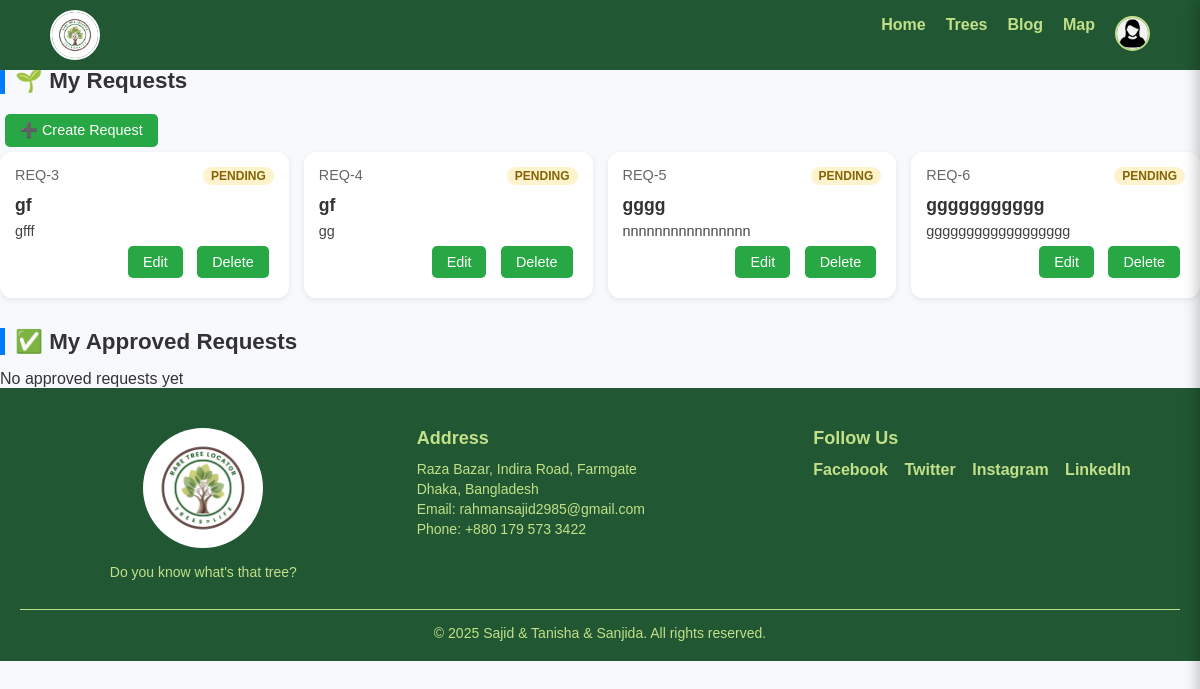
The page /dashboard/ (signed in) on the database as committed earlier.
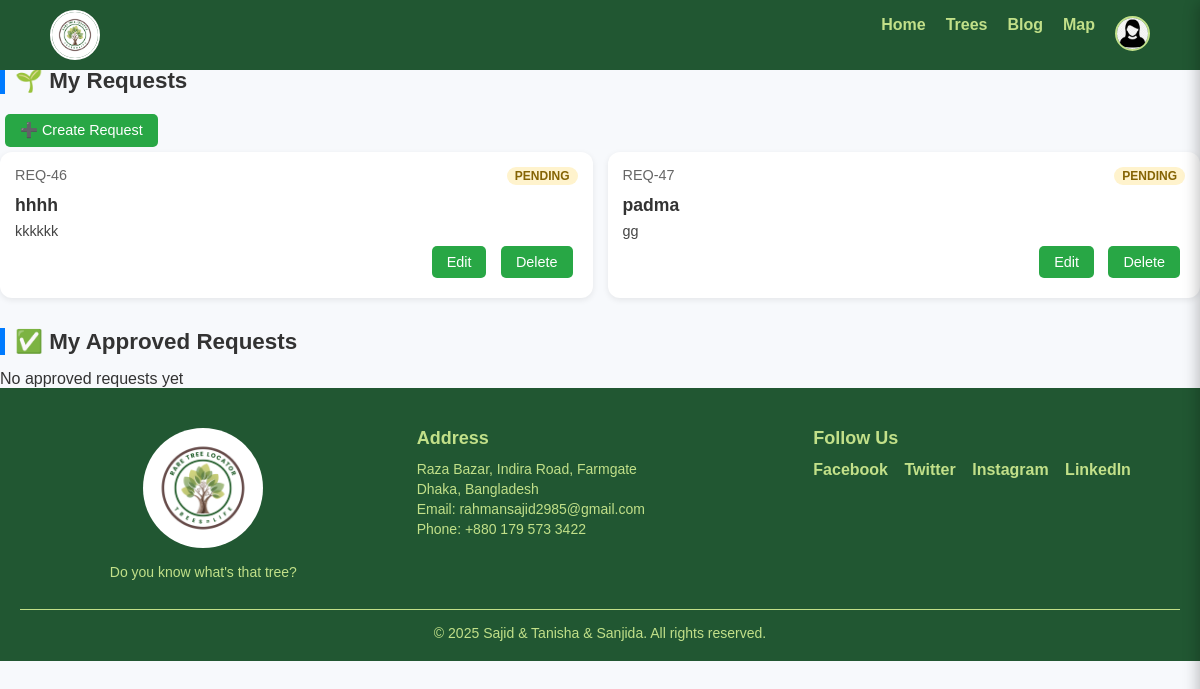
The same page on the database as committed later.
### MyApp/models.py (models this page shows, shortened)
class User(AbstractUser):
    USER_TYPES = [
        ('common', 'Common User'),
        ('contributor', 'Contributor'),
    ]
    user_type = models.CharField(max_length=20, choices=USER_TYPES, default='common')
    profession = models.CharField(max_length=100, blank=True, null=True)

class Profile(models.Model):
    user = models.OneToOneField(User, on_delete=models.CASCADE)
    profile_pic = models.ImageField(
    upload_to="profile_pics/",
    default="profile_pics/default_profile.png"
)
    profession = models.CharField(max_length=100, blank=True, null=True)
    bio = models.TextField(blank=True, null=True)
    phone = models.CharField(max_length=30, blank=True, null=True)
    linkedin = models.URLField(blank=True, null=True)
    instagram = models.CharField(max_length=100, blank=True, null=True)
    twitter = models.CharField(max_length=100, blank=True, null=True)
    personal_website = models.URLField(blank=True, null=True)
    joined_date = models.DateTimeField(default=timezone.now)  # no auto_now_add for now

### TreeApp/models.py (models this page shows, shortened)
class TreeRequest(models.Model):
    STATUS_CHOICES = [
        ("pending", "Pending"),
        ("answered", "Answered"),
    ]
    requester = models.ForeignKey(
        settings.AUTH_USER_MODEL,
        on_delete=models.CASCADE,
        related_name="tree_requests"
    )
    title = models.CharField(max_length=255)  # short summary e.g. "Unknown Flowering Tree"
    description = models.TextField()
    location = models.CharField(max_length=255, blank=True, null=True)
    created_at = models.DateTimeField(default=timezone.now)
    status = models.CharField(max_length=20, choices=STATUS_CHOICES, default="pending")

### TreeApp/views.py (the view)
# urls.py: path("dashboard/", treeapp_views.dashboard, name="dashboard"),#user dashboard view
@login_required
def dashboard(request):
    context = {}
    if request.user.user_type == "common":
        context["my_requests"] = TreeRequest.objects.filter(requester=request.user, status="pending")
        context["my_approved"] = TreeRequest.objects.filter(requester=request.user, status="answered")
    elif request.user.user_type == "contributor":
        context["all_requests"] = TreeRequest.objects.filter(status="pending")
        context["my_answers"] = TreeAnswer.objects.filter(contributor=request.user)
    return render(request, "Request/dashboard.html", context)

### templates/Request/dashboard.html (shortened to what this page needs)
{% load static %}
<!DOCTYPE html>
<html lang="en">
<head>
    <link rel="stylesheet" href="{% static 'css/Request/dashboard.css' %}">
</head>
<body>
    {% include "Common/header.html" %}
    <div class="dashboard-container">
        <h1>Welcome, {{ request.user.username }}!</h1>
        {% if request.user.user_type == "common" %}
        <h2>🌱 My Requests</h2>
        <button class="btn create-request-btn" id="openCreateModal">➕ Create Request</button>
        <div class="card-list">
            {% for req in my_requests %}
            <div class="card">
                <div class="card-header">
                    <span class="req-id">REQ-{{ req.id }}</span>
                    <span class="status pending">Pending</span>
                </div>
                <div class="card-body">
                    <h3>{{ req.title }}</h3>
                    <p>{{ req.description|truncatechars:120 }}</p>
                </div>
                <div class="card-footer">
                    <button class="btn edit-request-btn" data-id="{{ req.id }}" data-title="{{ req.title }}"
                        data-description="{{ req.description }}" data-location="{{ req.location }}">Edit</button>
                    <button class="btn delete-request-btn" data-id="{{ req.id }}">Delete</button>
                </div>
            </div>
            {% empty %}
            <p>No pending requests</p>
            {% endfor %}
        </div>
        <h2>✅ My Approved Requests</h2>
        <div class="card-list">
            {% for req in my_approved %}
            <div class="card">
                <div class="card-header">
                    <span class="req-id">REQ-{{ req.id }}</span>
                    <span class="status answered">Answered</span>
                </div>
                <div class="card-body">
                    <h3>{{ req.title }}</h3>
                    <p><b>Answer:</b> {{ req.answer.answer_text|truncatechars:120 }}</p>
                </div>
            </div>
            {% empty %}
            <p>No approved requests yet</p>
            {% endfor %}
        </div>
        {% endif %}
    </div>
    {% include "Common/footer.html" %}
</body>
</html>

### templates/Common/header.html (shortened to what this page needs)
{% load static %}
<!DOCTYPE html>
<html lang="en">
<head>
    <link rel="stylesheet" href="{% static 'CSS/common/header.css' %}">
</head>
<body>
    <header>
        <div class="logo">
            <img src="{% static 'images/logo.png' %}" alt="Logo">
        </div>
        <nav>
            <ul class="nav-links">
                <li>
                    <a href="{% url 'HomePage' %}"
                        class="{% if request.resolver_match.url_name == 'HomePage' %}active{% endif %}">
                        Home
                    </a>
                </li>
                <li class="dropdown">
                    <a href="{% url 'TreeProfiles' %}" class="dropdown-toggle
                        {% if request.resolver_match.url_name == 'TreeProfiles' or request.resolver_match.url_name == 'create_tree' or request.resolver_match.url_name == 'my_trees' %} active {% endif %}">
                        Trees
                    </a>
                </li>
                <li class="dropdown">
                    <a href="{% url 'blog_list' %}" class="dropdown-toggle
                        {% if request.resolver_match.url_name == 'blog_list' or request.resolver_match.url_name == 'add_blog' or request.resolver_match.url_name == 'my_posts' %} active {% endif %}">
                        Blog
                    </a>
                </li>
                <li>
                    <a href="#" class="{% if request.resolver_match.url_name == 'map_page' %}active{% endif %}">
                        Map
                    </a>
                </li>
                {% if user.is_authenticated %}
                <li class="profile-menu">
                    <img src="{% if user.profile.profile_pic %}{{ user.profile.profile_pic.url }}{% else %}{% static 'images/default_profile.png' %}{% endif %}"
                        alt="Profile" class="profile-pic" id="profile-icon">
                </li>
                {% else %}
                <li><a href="{% url 'login' %}">Log In</a></li>
                {% endif %}
            </ul>
        </nav>
    </header>
</body>
</html>

### templates/Common/footer.html (shortened to what this page needs)
{% load static %}
<!DOCTYPE html>
<html lang="en">
<head>
  <link rel="stylesheet" href="{% static 'css/common/footer.css' %}">
</head>
<body>
<footer class="footer">
  <div class="footer-container">
    <div class="footer-section logo-section">
  <img src="{% static 'images/logo.png' %}" alt="Logo" class="footer-logo">
  <p>Do you know what's that tree?</p>
</div>
    <div class="footer-section">
      <h3>Address</h3>
      <p>Raza Bazar, Indira Road, Farmgate</p>
      <p>Dhaka, Bangladesh</p>
      <p>Email: rahmansajid2985@gmail.com</p>
      <p>Phone: +880 179 573 3422</p>
    </div>
    <div class="footer-section">
      <h3>Follow Us</h3>
      <div class="social-links">
        <a href="#" target="_blank">Facebook</a>
        <a href="#" target="_blank">Twitter</a>
        <a href="#" target="_blank">Instagram</a>
        <a href="#" target="_blank">LinkedIn</a>
      </div>
    </div>
  </div>
  <div class="footer-bottom">
    <p>© <span id="year"></span> Sajid & Tanisha & Sanjida. All rights reserved.</p>
  </div>
</footer>
</body>
</html>

### static/CSS/Request/dashboard.css (style rules this page uses)
body { font-family: "Inter", sans-serif; background: #f7f9fc; margin: 0; padding: 20px; color: #333; }
.dashboard-container { max-width: 1200px; margin: 0 auto; }
h1 { font-size: 2rem; margin-bottom: 20px; }
h2 { margin: 30px 0 15px; font-size: 1.4rem; border-left: 5px solid #007bff; padding-left: 10px; }
.card-list { display: grid; grid-template-columns: repeat(auto-fit, minmax(280px, 1fr)); gap: 15px; }
.card { background: white; border-radius: 12px; box-shadow: 0 2px 6px rgba(0, 0, 0, 0.08); padding: 15px; display: flex; flex-direction: column; transition: transform 0.2s ease, box-shadow 0.2s ease; }
.card-header { display: flex; justify-content: space-between; margin-bottom: 10px; font-size: 0.9rem; color: #666; }
.status { padding: 2px 8px; border-radius: 12px; font-size: 0.75rem; font-weight: bold; text-transform: uppercase; }
.status.pending { background: #fff3cd; color: #856404; }
.card-body h3 { margin: 0 0 5px; font-size: 1.1rem; }
.card-body p { font-size: 0.9rem; line-height: 1.4; color: #444; }
.card-footer { margin-top: auto; text-align: right; }
.btn { background: #007bff; color: white; border: none; padding: 6px 12px; border-radius: 8px; cursor: pointer; font-size: 0.9rem; transition: background 0.2s; text-decoration: none; display: inline-block; }
.create-request-btn { display: inline-block; margin-bottom: 15px; padding: 10px 20px; background: #28a745; color: white; border-radius: 5px; text-decoration: none; }
.btn { padding: 8px 15px; margin: 5px; background: #28a745; color: white; border: none; border-radius: 5px; }

### static/CSS/common/header.css (style rules this page uses)
* { margin: 0; padding: 0; box-sizing: border-box; }
body { font-family: Arial, sans-serif; min-height: 100vh; margin: 0; padding: 0; }
header { display: flex; justify-content: space-between; align-items: center; padding: 10px 50px; background-color: #215732; position: fixed; top: 0; left: 0; width: 100%; z-index: 1000; transition: top 0.3s ease-in-out, box-shadow 0.3s ease-in-out; }
.logo { display: flex; align-items: center; gap: 10px; }
.logo img { width: 50px; height: 50px; border-radius: 50%; object-fit: cover; border: 2px solid white; }
.nav-links { list-style: none; display: flex; gap: 20px; }
.nav-links li { position: relative; }
.nav-links li a { text-decoration: none; color: #c2e089; font-weight: bold; display: block; transition: color 0.3s ease-in-out; }
.dropdown { position: relative; }
.profile-pic { width: 35px; height: 35px; border-radius: 50%; object-fit: cover; border: 2px solid #c2e089; cursor: pointer; }

### static/CSS/common/footer.css (style rules this page uses)
.footer { background: #215732; color: #c2e089; padding: 40px 20px 20px; font-family: Arial, sans-serif; }
.footer-container { display: grid; grid-template-columns: repeat(auto-fit, minmax(250px, 1fr)); gap: 30px; max-width: 1200px; margin: 0 auto; align-items: start; }
.footer-section h3 { color: #c2e089; margin-bottom: 12px; font-size: 18px; }
.logo-section { display: flex; flex-direction: column; align-items: center; justify-content: center; text-align: center; }
.footer-logo { width: 120px; height: 120px; border-radius: 50%; object-fit: cover; display: block; margin-bottom: 12px; }
.logo-section p { margin: 0; font-size: 14px; }
.footer-section p { margin: 4px 0; font-size: 14px; }
.social-links a { display: inline-block; margin-right: 12px; color: #c2e089; text-decoration: none; font-weight: bold; transition: color 0.3s; }
.footer-bottom { text-align: center; border-top: 1px solid #c2e089; margin-top: 25px; padding-top: 15px; font-size: 14px; }

Rows that differ between the two databases and show on the page:
removed TreeRequest: id "3", title "gf", description "gfff"
removed TreeRequest: id "4", title "gf", description "gg"
removed TreeRequest: id "5", title "gggg", description "nnnnnnnnnnnnnnnn"
removed TreeRequest: id "6", title "ggggggggggg", description "gggggggggggggggggg"
added TreeRequest: id "46", title "hhhh", description "kkkkkk"
added TreeRequest: id "47", title "padma", description "gg"
